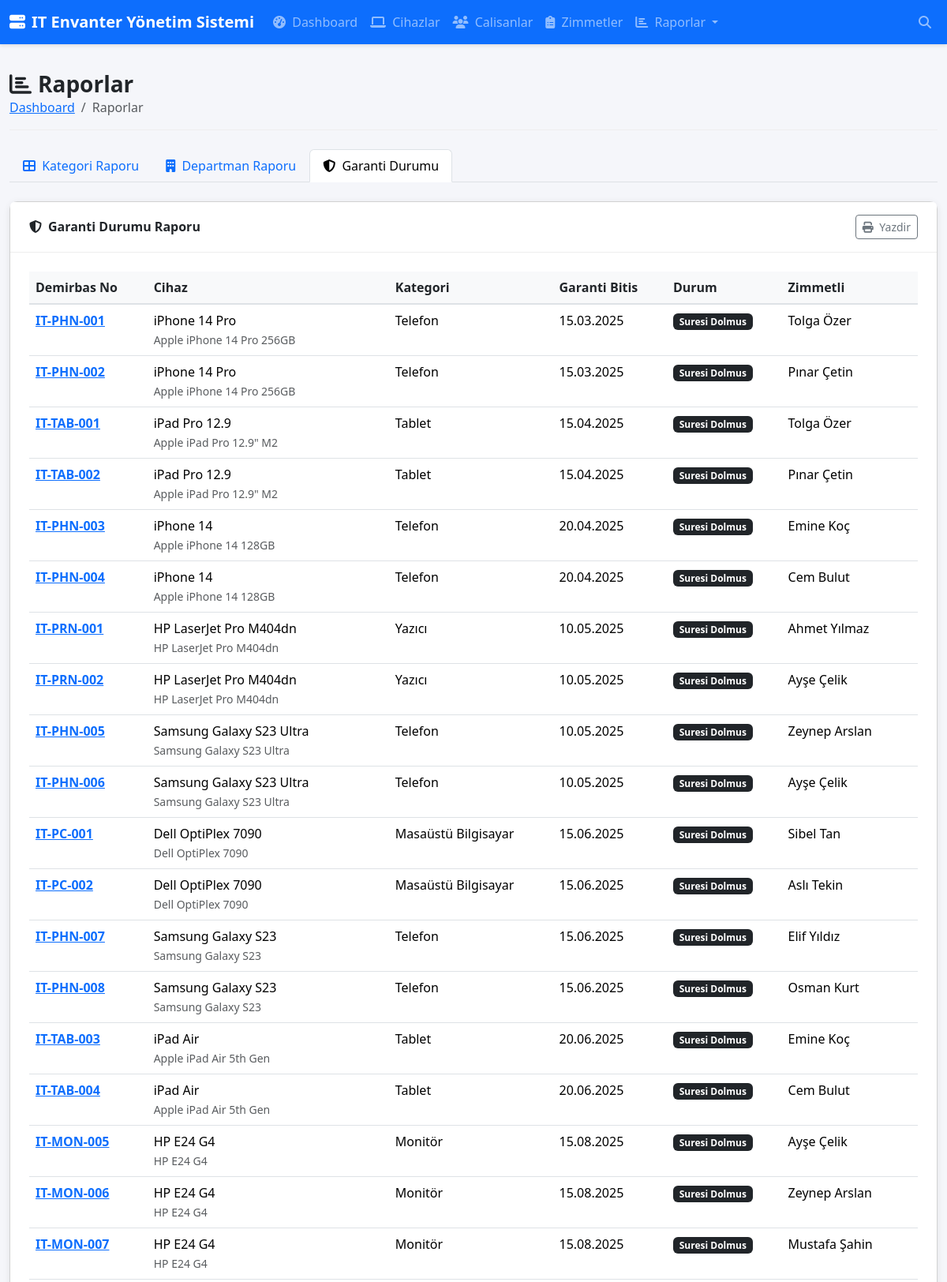
The app's page /reports.php?type=warranty (upper part) with its own data.
### tables this page shows
CREATE TABLE devices (
    id INT AUTO_INCREMENT PRIMARY KEY,
    asset_tag VARCHAR(50) UNIQUE NOT NULL,
    name VARCHAR(100) NOT NULL,
    category_id INT,
    brand VARCHAR(50),
    model VARCHAR(100),
    serial_number VARCHAR(100) UNIQUE,
    purchase_date DATE,
    purchase_price DECIMAL(10,2),
    warranty_end_date DATE,
    status ENUM('available', 'assigned', 'maintenance', 'retired', 'lost') DEFAULT 'available',
    specifications TEXT,
    notes TEXT,
    created_at TIMESTAMP DEFAULT CURRENT_TIMESTAMP,
    updated_at TIMESTAMP DEFAULT CURRENT_TIMESTAMP ON UPDATE CURRENT_TIMESTAMP,
    FOREIGN KEY (category_id) REFERENCES device_categories(id) ON DELETE SET NULL
);

CREATE TABLE device_categories (
    id INT AUTO_INCREMENT PRIMARY KEY,
    name VARCHAR(50) NOT NULL,
    description TEXT,
    icon VARCHAR(50) DEFAULT 'fa-desktop'
);

### includes/Database.php (called while the page is built, shortened)
<?php
class Database {
    private static $instance = null;
    private $connection;
    private function __construct() {
        try {
            $dsn = "mysql:host=" . DB_HOST . ";dbname=" . DB_NAME . ";charset=" . DB_CHARSET;
            $options = [
                PDO::ATTR_ERRMODE => PDO::ERRMODE_EXCEPTION,
                PDO::ATTR_DEFAULT_FETCH_MODE => PDO::FETCH_ASSOC,
                PDO::ATTR_EMULATE_PREPARES => false,
            ];
            $this->connection = new PDO($dsn, DB_USER, DB_PASS, $options);
        } catch (PDOException $e) {
            die("Veritabanı bağlantı hatası: " . $e->getMessage());
        }
    }
    public static function getInstance() {
        if (self::$instance === null) {
            self::$instance = new self();
        }
        return self::$instance;
    }
    public function query($sql, $params = []) {
        $stmt = $this->connection->prepare($sql);
        $stmt->execute($params);
        return $stmt;
    }
    public function fetchAll($sql, $params = []) {
        return $this->query($sql, $params)->fetchAll();
    }
}

### reports.php (the view, shortened to what this page needs)
<?php
require_once 'includes/header.php';
$reportType = $_GET['type'] ?? 'category';
$categoryReport = $db->fetchAll("
    SELECT dc.name as category, dc.icon,
           COUNT(d.id) as total,
           SUM(CASE WHEN d.status = 'available' THEN 1 ELSE 0 END) as available,
           SUM(CASE WHEN d.status = 'assigned' THEN 1 ELSE 0 END) as assigned,
           SUM(CASE WHEN d.status = 'maintenance' THEN 1 ELSE 0 END) as maintenance,
           SUM(d.purchase_price) as total_value
    FROM device_categories dc
    LEFT JOIN devices d ON dc.id = d.category_id
    GROUP BY dc.id
    ORDER BY total DESC
");
$warrantyReport = $db->fetchAll("
    SELECT d.*, dc.name as category_name,
           DATEDIFF(d.warranty_end_date, CURDATE()) as days_remaining,
           CONCAT(e.first_name, ' ', e.last_name) as assigned_to
    FROM devices d
    LEFT JOIN device_categories dc ON d.category_id = dc.id
    LEFT JOIN assignments a ON d.id = a.device_id
    LEFT JOIN employees e ON a.employee_id = e.id
    WHERE d.warranty_end_date IS NOT NULL
    ORDER BY d.warranty_end_date ASC
");
?>
<div class="page-header">
    <h1><i class="fas fa-chart-bar me-2"></i>Raporlar</h1>
    <nav aria-label="breadcrumb">
        <ol class="breadcrumb">
            <li class="breadcrumb-item"><a href="index.php">Dashboard</a></li>
            <li class="breadcrumb-item active">Raporlar</li>
        </ol>
    </nav>
</div>
<ul class="nav nav-tabs mb-4">
    <li class="nav-item">
        <a class="nav-link <?= $reportType === 'category' ? 'active' : '' ?>" href="?type=category">
            <i class="fas fa-th-large me-1"></i> Kategori Raporu
        </a>
    </li>
    <li class="nav-item">
        <a class="nav-link <?= $reportType === 'department' ? 'active' : '' ?>" href="?type=department">
            <i class="fas fa-building me-1"></i> Departman Raporu
        </a>
    </li>
    <li class="nav-item">
        <a class="nav-link <?= $reportType === 'warranty' ? 'active' : '' ?>" href="?type=warranty">
            <i class="fas fa-shield-alt me-1"></i> Garanti Durumu
        </a>
    </li>
</ul>
<?php if ($reportType === 'category'): ?>
<div class="card content-card">
    <div class="card-header d-flex justify-content-between align-items-center">
        <span><i class="fas fa-th-large me-2"></i>Kategori Bazli Envanter Raporu</span>
        <button onclick="window.print()" class="btn btn-sm btn-outline-secondary">
            <i class="fas fa-print me-1"></i> Yazdir
        </button>
    </div>
    <div class="card-body">
        <div class="table-responsive">
            <table class="table table-hover">
                <thead>
                    <tr>
                        <th>Kategori</th>
                        <th class="text-center">Toplam</th>
                        <th class="text-center">Mevcut</th>
                        <th class="text-center">Zimmetli</th>
                        <th class="text-center">Bakimda</th>
                        <th class="text-end">Toplam Deger</th>
                    </tr>
                </thead>
                <tbody>
                    <?php
                    $grandTotal = 0;
                    $grandValue = 0;
                    foreach ($categoryReport as $row):
                        $grandTotal += $row['total'];
                        $grandValue += $row['total_value'] ?? 0;
                    ?>
                    <tr>
                        <td>
                            <i class="fas <?= htmlspecialchars($row['icon'] ?? 'fa-box') ?> me-2 text-primary"></i>
                            <?= htmlspecialchars($row['category']) ?>
                        </td>
                        <td class="text-center"><strong><?= $row['total'] ?></strong></td>
                        <td class="text-center">
                            <span class="badge bg-success"><?= $row['available'] ?></span>
                        </td>
                        <td class="text-center">
                            <span class="badge bg-primary"><?= $row['assigned'] ?></span>
                        </td>
                        <td class="text-center">
                            <span class="badge bg-warning"><?= $row['maintenance'] ?></span>
                        </td>
                        <td class="text-end">
                            <?= number_format($row['total_value'] ?? 0, 2, ',', '.') ?> TL
                        </td>
                    </tr>
                    <?php endforeach; ?>
                </tbody>
                <tfoot>
                    <tr class="table-light fw-bold">
                        <td>TOPLAM</td>
                        <td class="text-center"><?= $grandTotal ?></td>
                        <td colspan="3"></td>
                        <td class="text-end"><?= number_format($grandValue, 2, ',', '.') ?> TL</td>
                    </tr>
                </tfoot>
            </table>
        </div>
    </div>
</div>
<?php else: ?>
<div class="card content-card">
    <div class="card-header d-flex justify-content-between align-items-center">
        <span><i class="fas fa-shield-alt me-2"></i>Garanti Durumu Raporu</span>
        <button onclick="window.print()" class="btn btn-sm btn-outline-secondary">
            <i class="fas fa-print me-1"></i> Yazdir
        </button>
    </div>
    <div class="card-body">
        <div class="table-responsive">
            <table class="table table-hover" id="warrantyTable">
                <thead>
                    <tr>
                        <th>Demirbas No</th>
                        <th>Cihaz</th>
                        <th>Kategori</th>
                        <th>Garanti Bitis</th>
                        <th>Durum</th>
                        <th>Zimmetli</th>
                    </tr>
                </thead>
                <tbody>
                    <?php foreach ($warrantyReport as $device): ?>
                    <tr>
                        <td>
                            <a href="device_detail.php?id=<?= $device['id'] ?>">
                                <strong><?= htmlspecialchars($device['asset_tag']) ?></strong>
                            </a>
                        </td>
                        <td>
                            <?= htmlspecialchars($device['name']) ?><br>
                            <small class="text-muted"><?= htmlspecialchars($device['brand'] . ' ' . $device['model']) ?></small>
                        </td>
                        <td><?= htmlspecialchars($device['category_name'] ?? '-') ?></td>
                        <td><?= date('d.m.Y', strtotime($device['warranty_end_date'])) ?></td>
                        <td>
                            <?php
                            $days = $device['days_remaining'];
                            if ($days < 0):
                            ?>
                                <span class="badge bg-dark">Suresi Dolmus</span>
                            <?php elseif ($days <= 30): ?>
                                <span class="badge bg-danger"><?= $days ?> gun</span>
                            <?php elseif ($days <= 90): ?>
                                <span class="badge bg-warning"><?= $days ?> gun</span>
                            <?php else: ?>
                                <span class="badge bg-success"><?= $days ?> gun</span>
                            <?php endif; ?>
                        </td>
                        <td><?= htmlspecialchars($device['assigned_to'] ?? '-') ?></td>
                    </tr>
                    <?php endforeach; ?>
                </tbody>
            </table>
        </div>
    </div>
</div>
<?php endif; ?>
<?php require_once 'includes/footer.php'; ?>

### assets/css/style.css (style rules this page uses)
:root { --primary-color: #0d6efd; --secondary-color: #6c757d; --success-color: #198754; --warning-color: #ffc107; --danger-color: #dc3545; --info-color: #0dcaf0; --dark-color: #212529; --light-color: #f8f9fa; }
body { font-family: 'Segoe UI', Tahoma, Geneva, Verdana, sans-serif; background-color: #f5f6fa; min-height: 100vh; display: flex; flex-direction: column; }
.table thead th { background-color: #f8f9fa; border-bottom: 2px solid #dee2e6; font-weight: 600; color: var(--dark-color); }
.content-card { background: white; border-radius: 10px; box-shadow: 0 2px 10px rgba(0,0,0,0.08); margin-bottom: 20px; }
.content-card .card-header { background: white; border-bottom: 1px solid #eee; padding: 1rem 1.5rem; font-weight: 600; }
.content-card .card-body { padding: 1.5rem; }
.page-header { margin-bottom: 1.5rem; padding-bottom: 1rem; border-bottom: 1px solid #eee; }
.page-header h1 { font-size: 1.75rem; font-weight: 600; color: var(--dark-color); margin: 0; }
.page-header .breadcrumb { margin: 0; padding: 0; background: none; }

### records on screen
devices: asset_tag "IT-PHN-001", name "iPhone 14 Pro", brand+model "Apple iPhone 14 Pro 256GB", category.name "Telefon", warranty_end_date "15.03.2025", assigned_to "Tolga Özer"
devices: asset_tag "IT-PHN-002", name "iPhone 14 Pro", brand+model "Apple iPhone 14 Pro 256GB", category.name "Telefon", warranty_end_date "15.03.2025", assigned_to "Pınar Çetin"
devices: asset_tag "IT-TAB-001", name "iPad Pro 12.9", brand+model "Apple iPad Pro 12.9\" M2", category.name "Tablet", warranty_end_date "15.04.2025", assigned_to "Tolga Özer"
devices: asset_tag "IT-TAB-002", name "iPad Pro 12.9", brand+model "Apple iPad Pro 12.9\" M2", category.name "Tablet", warranty_end_date "15.04.2025", assigned_to "Pınar Çetin"
devices: asset_tag "IT-PHN-003", name "iPhone 14", brand+model "Apple iPhone 14 128GB", category.name "Telefon", warranty_end_date "20.04.2025", assigned_to "Emine Koç"
devices: asset_tag "IT-PHN-004", name "iPhone 14", brand+model "Apple iPhone 14 128GB", category.name "Telefon", warranty_end_date "20.04.2025", assigned_to "Cem Bulut"
devices: asset_tag "IT-PRN-001", name "HP LaserJet Pro M404dn", brand+model "HP LaserJet Pro M404dn", category.name "Yazıcı", warranty_end_date "10.05.2025", assigned_to "Ahmet Yılmaz"
devices: asset_tag "IT-PRN-002", name "HP LaserJet Pro M404dn", brand+model "HP LaserJet Pro M404dn", category.name "Yazıcı", warranty_end_date "10.05.2025", assigned_to "Ayşe Çelik"
devices: asset_tag "IT-PHN-005", name "Samsung Galaxy S23 Ultra", brand+model "Samsung Galaxy S23 Ultra", category.name "Telefon", warranty_end_date "10.05.2025", assigned_to "Zeynep Arslan"
devices: asset_tag "IT-PHN-006", name "Samsung Galaxy S23 Ultra", brand+model "Samsung Galaxy S23 Ultra", category.name "Telefon", warranty_end_date "10.05.2025", assigned_to "Ayşe Çelik"
devices: asset_tag "IT-PC-001", name "Dell OptiPlex 7090", brand+model "Dell OptiPlex 7090", category.name "Masaüstü Bilgisayar", warranty_end_date "15.06.2025", assigned_to "Sibel Tan"
devices: asset_tag "IT-PC-002", name "Dell OptiPlex 7090", brand+model "Dell OptiPlex 7090", category.name "Masaüstü Bilgisayar", warranty_end_date "15.06.2025", assigned_to "Aslı Tekin"
devices: asset_tag "IT-PHN-007", name "Samsung Galaxy S23", brand+model "Samsung Galaxy S23", category.name "Telefon", warranty_end_date "15.06.2025", assigned_to "Elif Yıldız"
devices: asset_tag "IT-PHN-008", name "Samsung Galaxy S23", brand+model "Samsung Galaxy S23", category.name "Telefon", warranty_end_date "15.06.2025", assigned_to "Osman Kurt"
devices: asset_tag "IT-TAB-003", name "iPad Air", brand+model "Apple iPad Air 5th Gen", category.name "Tablet", warranty_end_date "20.06.2025", assigned_to "Emine Koç"
devices: asset_tag "IT-TAB-004", name "iPad Air", brand+model "Apple iPad Air 5th Gen", category.name "Tablet", warranty_end_date "20.06.2025", assigned_to "Cem Bulut"
devices: asset_tag "IT-MON-005", name "HP E24 G4", brand+model "HP E24 G4", category.name "Monitör", warranty_end_date "15.08.2025", assigned_to "Ayşe Çelik"
devices: asset_tag "IT-MON-006", name "HP E24 G4", brand+model "HP E24 G4", category.name "Monitör", warranty_end_date "15.08.2025", assigned_to "Zeynep Arslan"
devices: asset_tag "IT-MON-007", name "HP E24 G4", brand+model "HP E24 G4", category.name "Monitör", warranty_end_date "15.08.2025", assigned_to "Mustafa Şahin"

### other values on screen
APP_NAME "IT Envanter Yönetim Sistemi"
